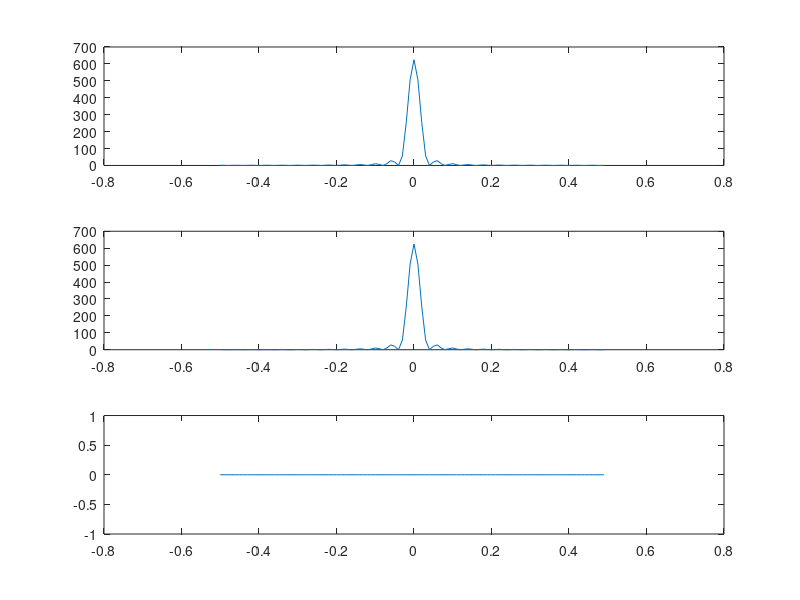
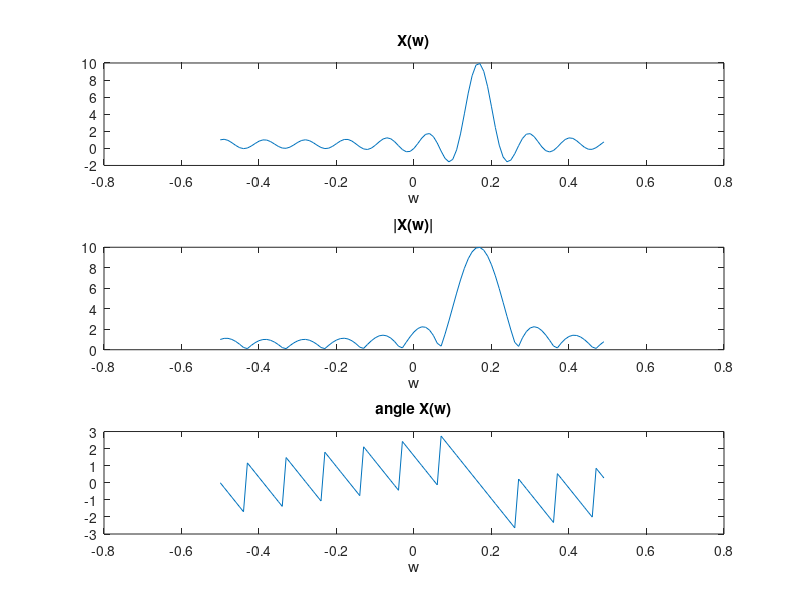
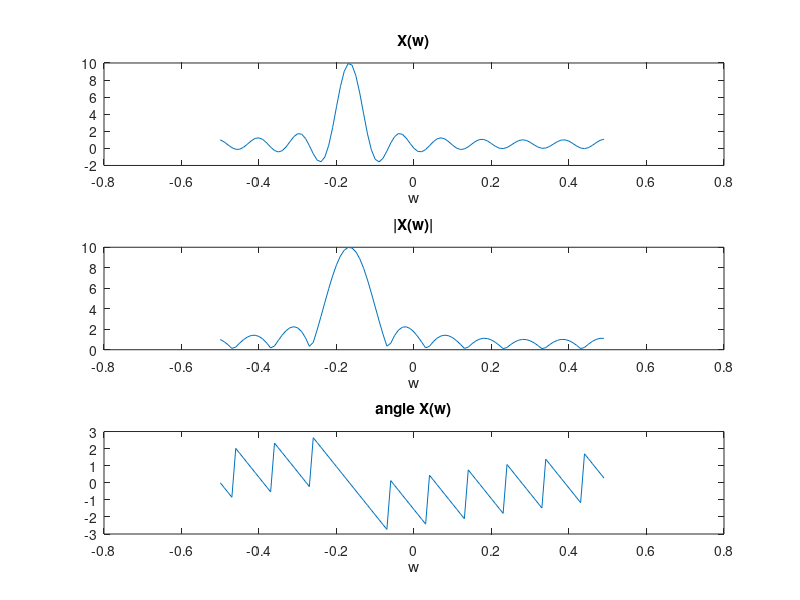
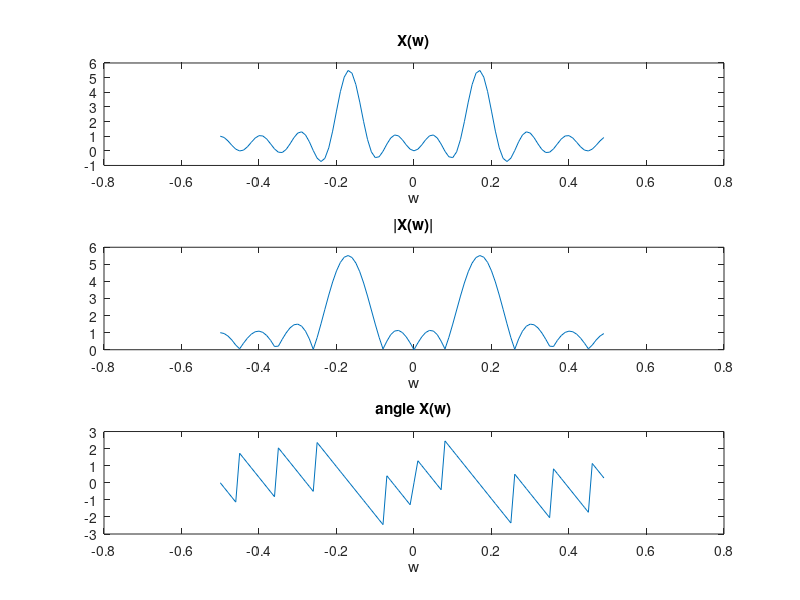

The MATLAB source for these figures, in order:
% Lab 4 Code

% A.2
N = 100;
PulseWidth = 10;
t = [0:1:(N-1)];
x = [ones(1, PulseWidth), zeros(1, N-PulseWidth)];
Xf = fft(x);
f = [-(N/2):1:(N/2)-1]*(1/N);
Zf = abs((Xf).^2);
subplot(311);plot(f,fftshift(Xf));
subplot(312);plot(f,fftshift(Xf));
subplot(313);plot(f,fftshift(Zf));

% A.3
N = 100;
PulseWidth = 10;
t = [0:1:(N-1)];
x = [ones(1, PulseWidth), zeros(1, N-PulseWidth)];
Xf = fft(x);
f = [-(N/2):1:(N/2)-1]*(1/N);
Zf = abs((Xf).^2);
subplot(311);plot(f,fftshift(Zf));
subplot(312);plot(f,fftshift(abs(Zf)));
subplot(313);plot(f,fftshift(angle(Zf)));

% A.4
t1 = -20;
t2 = 20;
N = 2000; 
Delta_t = (t2 - t1)/N;
t = [t1:Delta_t:t2];
x = zeros(size(t));
x(t >= 0 & t <= 10) = 1;
x1 = x*Delta_t;
z = conv(x,x1);
subplot(2,1,1);
plot(t,z(1000:3000));
axis([t1 t2 -0.1 10.1]);
title('z(t) in time - domain');
xlabel('t');

% A.5(PulseWidth = 5)
N = 100;
PulseWidth = 5;
t = [0:1:(N-1)];
x = [ones(1, PulseWidth), zeros(1, N-PulseWidth)];
Xf = fft(x);
f = [-(N/2):1:(N/2)-1]*(1/N);
Zf = abs((Xf).^2);
subplot(311);plot(f,fftshift(Zf));
subplot(312);plot(f,fftshift(abs(Zf)));
subplot(313);plot(f,fftshift(angle(Zf)));

% A.5(PulseWidth = 25)
N = 100;
PulseWidth = 25;
t = [0:1:(N-1)];
x = [ones(1, PulseWidth), zeros(1, N-PulseWidth)];
Xf = fft(x);
f = [-(N/2):1:(N/2)-1]*(1/N);
Zf = abs((Xf).^2);
subplot(311);plot(f,fftshift(Zf));
subplot(312);plot(f,fftshift(abs(Zf)));
subplot(313);plot(f,fftshift(angle(Zf)));

% A.6(w+(t))
N = 100;
PulseWidth = 10;
t = [0:1:(N-1)];
x = [ones(1,PulseWidth), zeros(1,N-PulseWidth)];
wplus = x.*exp(1j.*(pi/3).*t)
Xf = fft(wplus);
f = [-(N/2):1:(N/2)-1]*(1/N);
figure();
subplot(311); 
plot(f,fftshift(Xf));
title('X(w)');
xlabel('w');
subplot(312); 
plot(f,fftshift(abs(Xf)));
title('|X(w)|');
xlabel('w');
subplot(313); 
plot(f,fftshift(angle(Xf)));
title('angle X(w)');
xlabel('w');

% A.6(w-(t))
N = 100;
PulseWidth = 10;
t = [0:1:(N-1)];
x = [ones(1,PulseWidth), zeros(1,N-PulseWidth)];
wminus = x.*exp(-1j.*(pi/3).*t);
Xf = fft(wminus);
f = [-(N/2):1:(N/2)-1]*(1/N);
figure();
subplot(311); 
plot(f,fftshift(Xf));
title('X(w)');
xlabel('w');
subplot(312); 
plot(f,fftshift(abs(Xf)));
title('|X(w)|');
xlabel('w');
subplot(313); 
plot(f,fftshift(angle(Xf)));
title('angle X(w)');
xlabel('w');

% A.6(wc(t))
N = 100;
PulseWidth = 10;
t = [0:1:(N-1)];
x = [ones(1,PulseWidth), zeros(1,N-PulseWidth)];
wc = x.*cos((pi/3).*t);
Xf = fft(wc);
f = [-(N/2):1:(N/2)-1]*(1/N);
figure();
subplot(311); 
plot(f,fftshift(Xf));
title('X(w)');
xlabel('w');
subplot(312); 
plot(f,fftshift(abs(Xf)));
title('|X(w)|');
xlabel('w');
subplot(313); 
plot(f,fftshift(angle(Xf)));
title('angle X(w)');
xlabel('w');
